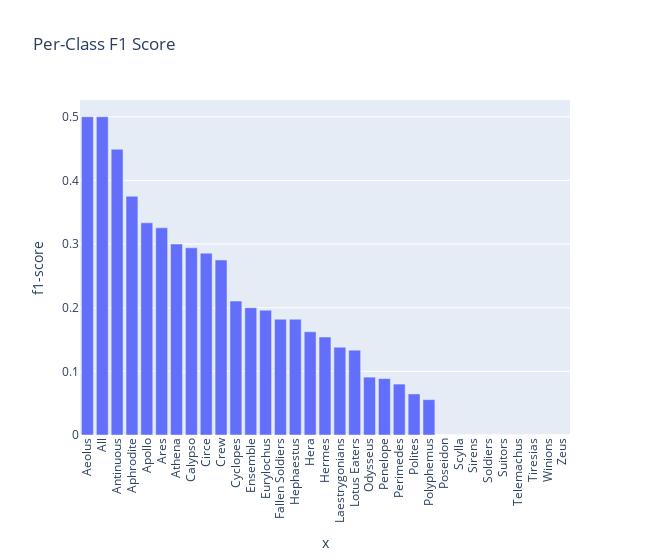

The notebook cell this image was saved under:
### Code cell
cr = classification_report(y_test, y_pred, output_dict=True)
report_df = pd.DataFrame(cr).transpose()
report_df = report_df.iloc[:-3]  # drop accuracy/macro avg rows

fig = px.bar(
    report_df.sort_values("f1-score", ascending=False),
    x=report_df.index,
    y="f1-score",
    title="Per-Class F1 Score",
    width=650

)
fig.update_layout(xaxis_tickangle=-90)
fig.show()

### Figure 1 — Plotly figure (JSON) as saved in the notebook; plotly's stock layout.template omitted (floating-point values rounded to 4 significant figures)
{"data": [{"hovertemplate": "x=%{x}<br>f1-score=%{y}<extra></extra>", "legendgroup": "", "marker": {"color": "#636efa", "pattern": {"shape": ""}}, "name": "", "orientation": "v", "showlegend": false, "textposition": "auto", "type": "bar", "x": ["Aeolus", "All", "Antinuous", "Aphrodite", "Apollo", "Ares", "Athena", "Calypso", "Circe", "Crew", "Cyclopes", "Ensemble", "Eurylochus", "Fallen Soldiers", "Hephaestus", "Hera", "Hermes", "Laestrygonians", "Lotus Eaters", "Odysseus", "Penelope", "Perimedes", "Polites", "Polyphemus", "Poseidon", "Scylla", "Sirens", "Soldiers", "Suitors", "Telemachus", "Tiresias", "Winions", "Zeus"], "xaxis": "x", "y": [0.5, 0.5, 0.449, 0.375, 0.3333, 0.3256, 0.3, 0.2941, 0.2857, 0.275, 0.2105, 0.2, 0.1961, 0.1818, 0.1818, 0.1622, 0.1538, 0.1379, 0.1333, 0.09091, 0.08861, 0.08, 0.06452, 0.05556, 0.0, 0.0, 0.0, 0.0, 0.0, 0.0, 0.0, 0.0, 0.0], "yaxis": "y"}], "layout": {"barmode": "relative", "legend": {"tracegroupgap": 0}, "title": {"text": "Per-Class F1 Score"}, "width": 650, "xaxis": {"anchor": "y", "domain": [0, 1], "tickangle": -90, "title": {"text": "x"}}, "yaxis": {"anchor": "x", "domain": [0, 1], "title": {"text": "f1-score"}}}}
